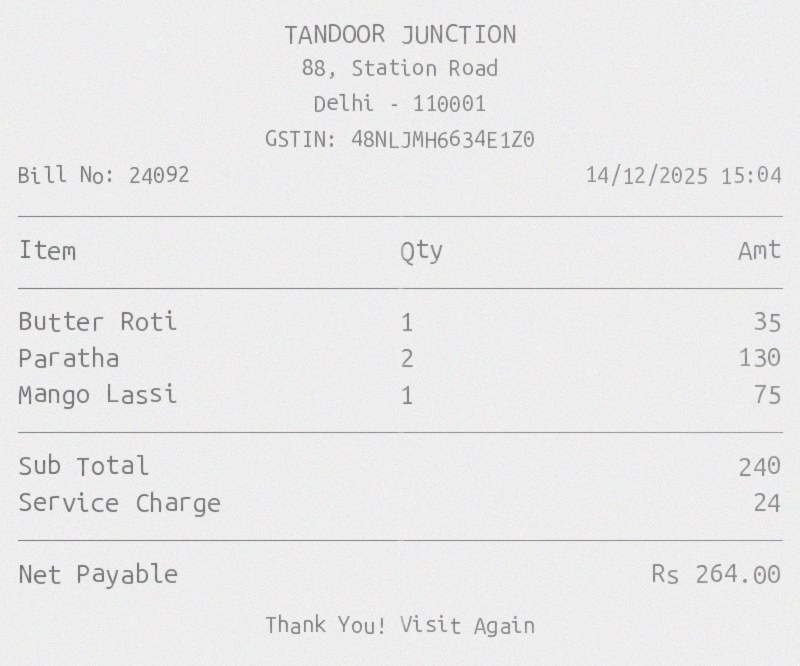
#> input picture examples/augmentation_by_profile/cord_original.jpg, 800 x 666 px
$ python -i preprocess.py   (imports and definitions only)   (older library calls are emulated)
#> lines starting #> are read from the running program, lines starting #| are printed output that depends on the picture; after the words box and inside, x2 and y2 are one past the last pixel; in counts of white or black regions, pixels touching at a corner belong together
#> further down, picture is the input picture: shape (666, 800, 3); mean B, G, R 234.4, 234.3, 234.3
# splitsnap/preprocess.py
"""preprocess.py - EXIF fix, optional receipt crop + perspective warp, pre-model quality gate.
POLICY: whatever you choose here must be applied identically at training and inference time.
Test 'EXIF only' vs 'EXIF + crop' on your real validation bills and keep the better one."""
import cv2
import numpy as np
from PIL import Image, ImageOps


def load_image(src):
    img = src if isinstance(src, Image.Image) else Image.open(src)
    return ImageOps.exif_transpose(img).convert("RGB")      # phone photos are often rotated via metadata only


MAX_SIDE = 2560      # EDA: SROIE has 35 MP scans, CORD up to 12 MP; augmenting those would be slow and memory-hungry


# [27 lines left out: functions cap_size, load_image_fast, prepare_image, not called in this run]


def _bgr(img):
    return np.array(img)[:, :, ::-1].copy()


def _rgb(arr):
    return Image.fromarray(arr[:, :, ::-1].copy())


# [14 lines left out: functions f_clahe, f_shadow, not called in this run]


def f_denoise(img, h=5):
    return _rgb(cv2.fastNlMeansDenoisingColored(_bgr(img), None, h, h, 7, 21))


def f_sharpen(img, amount=0.6, sigma=1.2):
    arr = _bgr(img); blur = cv2.GaussianBlur(arr, (0, 0), sigma)
    return _rgb(cv2.addWeighted(arr, 1 + amount, blur, -amount, 0))


# [23 lines left out: functions estimate_skew, f_deskew, not called in this run]


ENHANCERS = {"clahe": f_clahe, "shadow": f_shadow, "denoise": f_denoise, "sharpen": f_sharpen, "deskew": f_deskew}


# [4 lines left out: function enhance_image, not called in this run]


def _order_points(pts):
    s, d = pts.sum(axis=1), np.diff(pts, axis=1).ravel()
    return np.array([pts[np.argmin(s)], pts[np.argmin(d)], pts[np.argmax(s)], pts[np.argmax(d)]], dtype="float32")


# [6 lines left out: function _four_point, not called in this run]


def quad_crop(img, min_area_frac=0.25):
    """Find the biggest 4-corner contour and flatten it. Returns (image, found_flag)."""
#> called with min_area_frac = 0.25
    arr = np.array(img)[:, :, ::-1].copy()
    h, w = arr.shape[:2]
#> h = 666; w = 800
    s = 800.0 / max(h, w)
#> s = 1
    small = cv2.resize(arr, (max(int(w * s), 1), max(int(h * s), 1)))
    gray = cv2.GaussianBlur(cv2.cvtColor(small, cv2.COLOR_BGR2GRAY), (5, 5), 0)
    edges = cv2.dilate(cv2.Canny(gray, 50, 150), np.ones((3, 3), np.uint8), iterations=2)
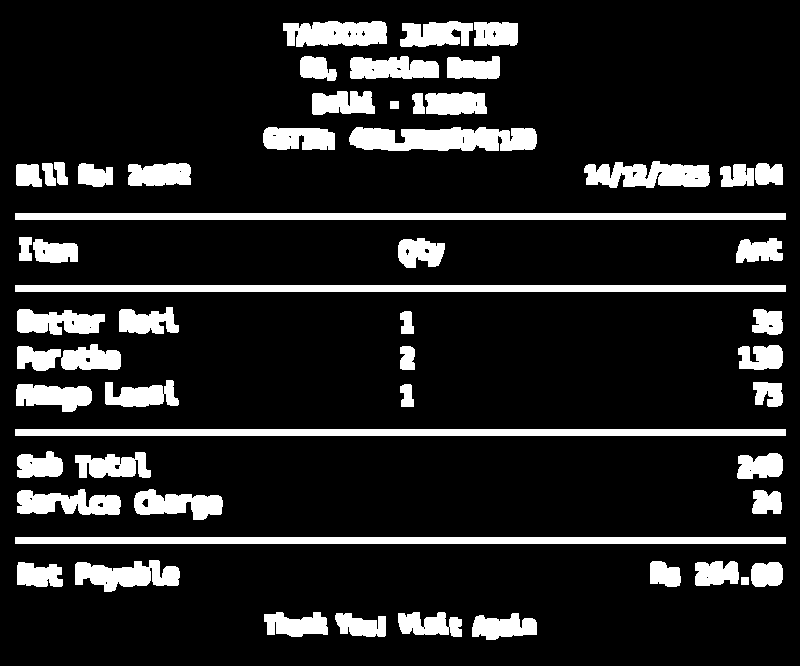
#> edges: shape (666, 800); 14.1% white; 56 white regions
    cnts, _ = cv2.findContours(edges, cv2.RETR_LIST, cv2.CHAIN_APPROX_SIMPLE)
#> cnts = 88 contours, 27 with area under 20; largest, box (x1, y1, x2, y2) and area: (15, 537, 786, 544) 4620, (15, 429, 786, 436) 4620, (15, 285, 786, 292) 4620, (15, 213, 786, 220) 4620, (349, 127, 537, 151) 3497
    best, best_area = None, 0.0
    for c in sorted(cnts, key=cv2.contourArea, reverse=True)[:8]:
        approx = cv2.approxPolyDP(c, 0.02 * cv2.arcLength(c, True), True)
        area = cv2.contourArea(approx)
        if len(approx) == 4 and area >= min_area_frac * small.shape[0] * small.shape[1] and area > best_area:
            best, best_area = approx.reshape(4, 2) / s, area
#> this loop made 8 passes
#> area on passes 5 to 8: 2612, 2395.5, 2078, 1770.5
#> after the loop, best_area = 0
    if best is None:
        return img, False
    warped = _four_point(arr, _order_points(best.astype("float32")))
    if min(warped.shape[:2]) < 100:
        return img, False
    return Image.fromarray(warped[:, :, ::-1]), True


# [26 lines left out: function quality_report, not called in this run]

>>> import cv2
>>> picture = cv2.imread('../examples/augmentation_by_profile/cord_original.jpg')
>>> result = quad_crop(picture)
